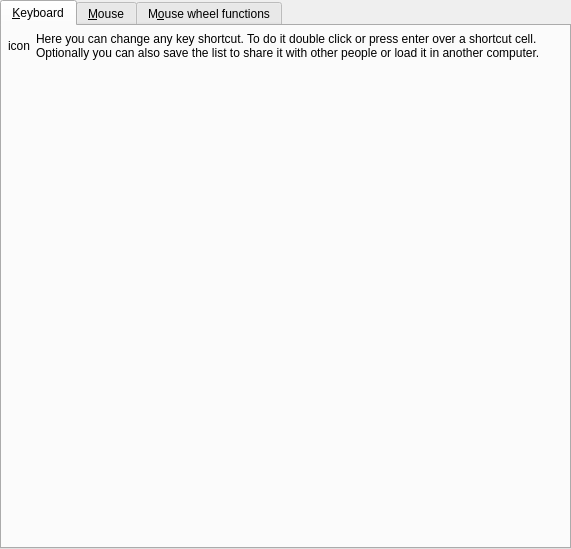
<ui version="4.0" >
 <class>PrefInput</class>
 <widget class="QWidget" name="PrefInput" >
  <property name="geometry" >
   <rect>
    <x>0</x>
    <y>0</y>
    <width>571</width>
    <height>549</height>
   </rect>
  </property>
  <layout class="QVBoxLayout" >
   <property name="leftMargin" >
    <number>0</number>
   </property>
   <property name="topMargin" >
    <number>0</number>
   </property>
   <property name="rightMargin" >
    <number>0</number>
   </property>
   <property name="bottomMargin" >
    <number>0</number>
   </property>
   <item>
    <widget class="QTabWidget" name="input_tab" >
     <property name="currentIndex" >
      <number>0</number>
     </property>
     <widget class="QWidget" name="tab" >
      <attribute name="title" >
       <string>&amp;Keyboard</string>
      </attribute>
      <layout class="QVBoxLayout" >
       <property name="spacing" >
        <number>6</number>
       </property>
       <property name="leftMargin" >
        <number>6</number>
       </property>
       <property name="topMargin" >
        <number>6</number>
       </property>
       <property name="rightMargin" >
        <number>6</number>
       </property>
       <property name="bottomMargin" >
        <number>6</number>
       </property>
       <item>
        <layout class="QHBoxLayout" >
         <property name="spacing" >
          <number>6</number>
         </property>
         <property name="leftMargin" >
          <number>0</number>
         </property>
         <property name="topMargin" >
          <number>0</number>
         </property>
         <property name="rightMargin" >
          <number>0</number>
         </property>
         <property name="bottomMargin" >
          <number>0</number>
         </property>
         <item>
          <widget class="QLabel" name="keyboard_icon" >
           <property name="text" >
            <string>icon</string>
           </property>
           <property name="wordWrap" >
            <bool>false</bool>
           </property>
          </widget>
         </item>
         <item>
          <widget class="QLabel" name="actioneditor_desc" >
           <property name="sizePolicy" >
            <sizepolicy vsizetype="Preferred" hsizetype="Expanding" >
             <horstretch>0</horstretch>
             <verstretch>0</verstretch>
            </sizepolicy>
           </property>
           <property name="text" >
            <string>Here you can change any key shortcut. To do it double click or press enter over a shortcut cell. Optionally you can also save the list to share it with other people or load it in another computer.</string>
           </property>
           <property name="alignment" >
            <set>Qt::AlignVCenter</set>
           </property>
           <property name="wordWrap" >
            <bool>true</bool>
           </property>
          </widget>
         </item>
        </layout>
       </item>
       <item>
        <widget class="ActionsEditor" native="1" name="actions_editor" >
         <property name="sizePolicy" >
          <sizepolicy vsizetype="Expanding" hsizetype="Expanding" >
           <horstretch>0</horstretch>
           <verstretch>0</verstretch>
          </sizepolicy>
         </property>
        </widget>
       </item>
      </layout>
     </widget>
     <widget class="QWidget" name="tab_2" >
      <attribute name="title" >
       <string>&amp;Mouse</string>
      </attribute>
      <layout class="QGridLayout" >
       <property name="leftMargin" >
        <number>9</number>
       </property>
       <property name="topMargin" >
        <number>9</number>
       </property>
       <property name="rightMargin" >
        <number>9</number>
       </property>
       <property name="bottomMargin" >
        <number>9</number>
       </property>
       <property name="horizontalSpacing" >
        <number>6</number>
       </property>
       <property name="verticalSpacing" >
        <number>6</number>
       </property>
       <item row="0" column="1" colspan="3" >
        <widget class="QLabel" name="textLabel1_16" >
         <property name="text" >
          <string>Button functions:</string>
         </property>
         <property name="wordWrap" >
          <bool>false</bool>
         </property>
        </widget>
       </item>
       <item row="2" column="3" >
        <spacer>
         <property name="orientation" >
          <enum>Qt::Horizontal</enum>
         </property>
         <property name="sizeType" >
          <enum>QSizePolicy::Expanding</enum>
         </property>
         <property name="sizeHint" >
          <size>
           <width>161</width>
           <height>20</height>
          </size>
         </property>
        </spacer>
       </item>
       <item row="2" column="2" >
        <widget class="MyComboBox" name="double_click_combo" >
         <property name="sizePolicy" >
          <sizepolicy vsizetype="Fixed" hsizetype="Expanding" >
           <horstretch>0</horstretch>
           <verstretch>0</verstretch>
          </sizepolicy>
         </property>
        </widget>
       </item>
       <item row="2" column="1" >
        <widget class="QLabel" name="textLabel3_4" >
         <property name="text" >
          <string>&amp;Double click</string>
         </property>
         <property name="wordWrap" >
          <bool>false</bool>
         </property>
         <property name="buddy" >
          <cstring>double_click_combo</cstring>
         </property>
        </widget>
       </item>
       <item row="1" column="3" >
        <spacer>
         <property name="orientation" >
          <enum>Qt::Horizontal</enum>
         </property>
         <property name="sizeType" >
          <enum>QSizePolicy::Expanding</enum>
         </property>
         <property name="sizeHint" >
          <size>
           <width>161</width>
           <height>20</height>
          </size>
         </property>
        </spacer>
       </item>
       <item row="4" column="2" >
        <widget class="QComboBox" name="middle_click_combo" />
       </item>
       <item row="4" column="3" >
        <spacer>
         <property name="orientation" >
          <enum>Qt::Horizontal</enum>
         </property>
         <property name="sizeHint" >
          <size>
           <width>161</width>
           <height>20</height>
          </size>
         </property>
        </spacer>
       </item>
       <item row="4" column="1" >
        <widget class="QLabel" name="label" >
         <property name="text" >
          <string>M&amp;iddle click</string>
         </property>
         <property name="buddy" >
          <cstring>middle_click_combo</cstring>
         </property>
        </widget>
       </item>
       <item row="5" column="2" >
        <widget class="QComboBox" name="xbutton1_click_combo" />
       </item>
       <item row="5" column="3" >
        <spacer>
         <property name="orientation" >
          <enum>Qt::Horizontal</enum>
         </property>
         <property name="sizeHint" >
          <size>
           <width>161</width>
           <height>20</height>
          </size>
         </property>
        </spacer>
       </item>
       <item row="5" column="1" >
        <widget class="QLabel" name="label_2" >
         <property name="text" >
          <string>X Button &amp;1</string>
         </property>
         <property name="buddy" >
          <cstring>xbutton1_click_combo</cstring>
         </property>
        </widget>
       </item>
       <item row="6" column="3" >
        <spacer>
         <property name="orientation" >
          <enum>Qt::Horizontal</enum>
         </property>
         <property name="sizeHint" >
          <size>
           <width>161</width>
           <height>20</height>
          </size>
         </property>
        </spacer>
       </item>
       <item row="6" column="2" >
        <widget class="QComboBox" name="xbutton2_click_combo" />
       </item>
       <item row="6" column="1" >
        <widget class="QLabel" name="label_3" >
         <property name="text" >
          <string>X Button &amp;2</string>
         </property>
         <property name="buddy" >
          <cstring>xbutton2_click_combo</cstring>
         </property>
        </widget>
       </item>
       <item row="7" column="1" colspan="3" >
        <widget class="Line" name="line7" >
         <property name="sizePolicy" >
          <sizepolicy vsizetype="Fixed" hsizetype="Expanding" >
           <horstretch>0</horstretch>
           <verstretch>0</verstretch>
          </sizepolicy>
         </property>
         <property name="frameShape" >
          <enum>QFrame::HLine</enum>
         </property>
         <property name="frameShadow" >
          <enum>QFrame::Sunken</enum>
         </property>
         <property name="orientation" >
          <enum>Qt::Horizontal</enum>
         </property>
        </widget>
       </item>
       <item row="9" column="2" >
        <spacer>
         <property name="orientation" >
          <enum>Qt::Vertical</enum>
         </property>
         <property name="sizeType" >
          <enum>QSizePolicy::Expanding</enum>
         </property>
         <property name="sizeHint" >
          <size>
           <width>20</width>
           <height>20</height>
          </size>
         </property>
        </spacer>
       </item>
       <item row="1" column="1" >
        <widget class="QLabel" name="textLabel2_6" >
         <property name="text" >
          <string>&amp;Left click</string>
         </property>
         <property name="wordWrap" >
          <bool>false</bool>
         </property>
         <property name="buddy" >
          <cstring>left_click_combo</cstring>
         </property>
        </widget>
       </item>
       <item rowspan="10" row="0" column="0" >
        <layout class="QVBoxLayout" >
         <property name="spacing" >
          <number>6</number>
         </property>
         <property name="leftMargin" >
          <number>0</number>
         </property>
         <property name="topMargin" >
          <number>0</number>
         </property>
         <property name="rightMargin" >
          <number>0</number>
         </property>
         <property name="bottomMargin" >
          <number>0</number>
         </property>
         <item>
          <widget class="QLabel" name="mouse_icon" >
           <property name="text" >
            <string>icon</string>
           </property>
           <property name="wordWrap" >
            <bool>false</bool>
           </property>
          </widget>
         </item>
         <item>
          <spacer>
           <property name="orientation" >
            <enum>Qt::Vertical</enum>
           </property>
           <property name="sizeType" >
            <enum>QSizePolicy::Expanding</enum>
           </property>
           <property name="sizeHint" >
            <size>
             <width>20</width>
             <height>20</height>
            </size>
           </property>
          </spacer>
         </item>
        </layout>
       </item>
       <item row="8" column="1" colspan="3" >
        <layout class="QGridLayout" >
         <property name="leftMargin" >
          <number>0</number>
         </property>
         <property name="topMargin" >
          <number>0</number>
         </property>
         <property name="rightMargin" >
          <number>0</number>
         </property>
         <property name="bottomMargin" >
          <number>0</number>
         </property>
         <property name="horizontalSpacing" >
          <number>6</number>
         </property>
         <property name="verticalSpacing" >
          <number>6</number>
         </property>
         <item row="0" column="0" colspan="2" >
          <widget class="QLabel" name="textLabel2_8" >
           <property name="text" >
            <string>&amp;Wheel function:</string>
           </property>
           <property name="wordWrap" >
            <bool>false</bool>
           </property>
           <property name="buddy" >
            <cstring>wheel_function_combo</cstring>
           </property>
          </widget>
         </item>
         <item row="1" column="0" >
          <widget class="QComboBox" name="wheel_function_combo" >
           <property name="sizePolicy" >
            <sizepolicy vsizetype="Fixed" hsizetype="Expanding" >
             <horstretch>0</horstretch>
             <verstretch>0</verstretch>
            </sizepolicy>
           </property>
          </widget>
         </item>
         <item row="1" column="1" >
          <spacer>
           <property name="orientation" >
            <enum>Qt::Horizontal</enum>
           </property>
           <property name="sizeType" >
            <enum>QSizePolicy::Expanding</enum>
           </property>
           <property name="sizeHint" >
            <size>
             <width>121</width>
             <height>31</height>
            </size>
           </property>
          </spacer>
         </item>
         <item row="2" column="0" colspan="2" >
          <widget class="QCheckBox" name="wheel_function_seeking_reverse_check" >
           <property name="text" >
            <string>R&amp;everse wheel media seeking</string>
           </property>
          </widget>
         </item>
        </layout>
       </item>
       <item row="1" column="2" >
        <widget class="MyComboBox" name="left_click_combo" >
         <property name="sizePolicy" >
          <sizepolicy vsizetype="Fixed" hsizetype="Expanding" >
           <horstretch>0</horstretch>
           <verstretch>0</verstretch>
          </sizepolicy>
         </property>
        </widget>
       </item>
       <item row="3" column="1" >
        <widget class="QLabel" name="textLabel3_5" >
         <property name="text" >
          <string>&amp;Right click</string>
         </property>
         <property name="wordWrap" >
          <bool>false</bool>
         </property>
         <property name="buddy" >
          <cstring>right_click_combo</cstring>
         </property>
        </widget>
       </item>
       <item row="3" column="3" >
        <spacer>
         <property name="orientation" >
          <enum>Qt::Horizontal</enum>
         </property>
         <property name="sizeType" >
          <enum>QSizePolicy::Expanding</enum>
         </property>
         <property name="sizeHint" >
          <size>
           <width>161</width>
           <height>20</height>
          </size>
         </property>
        </spacer>
       </item>
       <item row="3" column="2" >
        <widget class="MyComboBox" name="right_click_combo" >
         <property name="sizePolicy" >
          <sizepolicy vsizetype="Fixed" hsizetype="Expanding" >
           <horstretch>0</horstretch>
           <verstretch>0</verstretch>
          </sizepolicy>
         </property>
        </widget>
       </item>
      </layout>
     </widget>
     <widget class="QWidget" name="tab_3" >
      <attribute name="title" >
       <string>M&amp;ouse wheel functions</string>
      </attribute>
      <layout class="QGridLayout" >
       <item row="0" column="0" >
        <widget class="QLabel" name="wheel_functions_label" >
         <property name="sizePolicy" >
          <sizepolicy vsizetype="Preferred" hsizetype="Expanding" >
           <horstretch>0</horstretch>
           <verstretch>0</verstretch>
          </sizepolicy>
         </property>
         <property name="text" >
          <string>Select the actions that should be cycled through when using the "Change function of wheel" option.</string>
         </property>
         <property name="wordWrap" >
          <bool>true</bool>
         </property>
        </widget>
       </item>
       <item row="1" column="0" >
        <widget class="QCheckBox" name="wheel_function_seek" >
         <property name="text" >
          <string>Media &amp;seeking</string>
         </property>
        </widget>
       </item>
       <item row="2" column="0" >
        <widget class="QCheckBox" name="wheel_function_volume" >
         <property name="text" >
          <string>&amp;Volume control</string>
         </property>
        </widget>
       </item>
       <item row="3" column="0" >
        <widget class="QCheckBox" name="wheel_function_zoom" >
         <property name="text" >
          <string>&amp;Zoom video</string>
         </property>
        </widget>
       </item>
       <item row="4" column="0" >
        <widget class="QCheckBox" name="wheel_function_speed" >
         <property name="text" >
          <string>&amp;Change speed</string>
         </property>
        </widget>
       </item>
       <item row="5" column="0" >
        <spacer>
         <property name="orientation" >
          <enum>Qt::Vertical</enum>
         </property>
         <property name="sizeHint" >
          <size>
           <width>20</width>
           <height>40</height>
          </size>
         </property>
        </spacer>
       </item>
      </layout>
     </widget>
    </widget>
   </item>
  </layout>
 </widget>
 <customwidgets>
  <customwidget>
   <class>MyComboBox</class>
   <extends>QComboBox</extends>
   <header>mycombobox.h</header>
  </customwidget>
  <customwidget>
   <class>ActionsEditor</class>
   <extends>QWidget</extends>
   <header>actionseditor.h</header>
  </customwidget>
 </customwidgets>
 <tabstops>
  <tabstop>input_tab</tabstop>
  <tabstop>left_click_combo</tabstop>
  <tabstop>double_click_combo</tabstop>
  <tabstop>right_click_combo</tabstop>
  <tabstop>middle_click_combo</tabstop>
  <tabstop>xbutton1_click_combo</tabstop>
  <tabstop>xbutton2_click_combo</tabstop>
  <tabstop>wheel_function_combo</tabstop>
  <tabstop>wheel_function_seek</tabstop>
  <tabstop>wheel_function_volume</tabstop>
  <tabstop>wheel_function_zoom</tabstop>
  <tabstop>wheel_function_speed</tabstop>
 </tabstops>
 <resources/>
 <connections/>
</ui>
